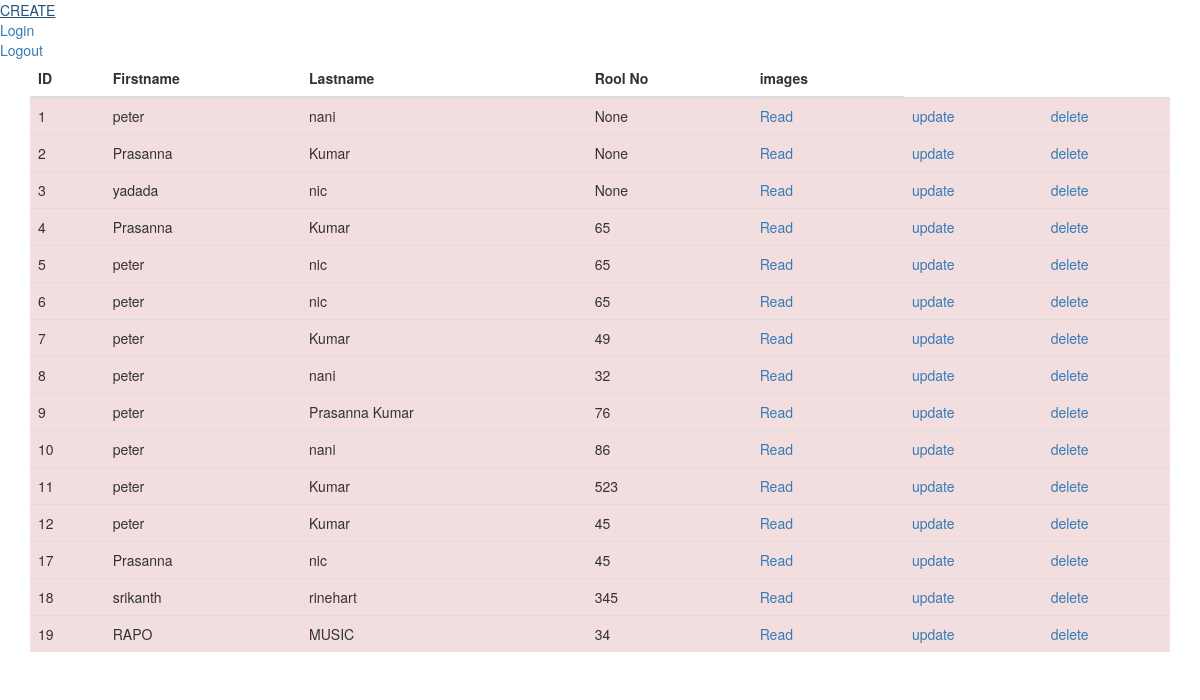
The app's page /app/home/ (signed in) with its own data.
### app/models.py (models this page shows, shortened)
class Person(models.Model):
    first_name = models.CharField(max_length=30)
    last_name = models.CharField(max_length=30)
    roll_no = models.IntegerField(blank = True, null=True)
    images = models.ImageField(blank= True, null= True, upload_to= "images/")

### app/views.py (the view)
# urls.py: path('home/', views.home, name='home'),
@login_required(login_url='login')
def home(request):
    dynamicdata = Person.objects.all()  # CRUD #ORM
    dynastu = Students.objects.all()
    context = {'dynamic': dynamicdata, 'dyna': dynastu}
    return render(request, 'home.html', context)

### templates/home.html (shortened to what this page needs)
<!DOCTYPE html>
<html lang="en">
<head>
  <link rel="stylesheet" href="https://maxcdn.bootstrapcdn.com/bootstrap/3.4.1/css/bootstrap.min.css">
</head>
<body>
<a href="{% url 'create' %}">CREATE</a><br>
<a href="{% url 'login' %}">Login</a><br>
<a href="{% url 'logout' %}">Logout</a><br>
<div class="container">
  <table class="table">
    <thead>
      <tr>
        <th>ID</th>
        <th>Firstname</th>
        <th>Lastname</th>
        <th>Rool No</th>
        <th>images</th>
      </tr>
    </thead>
    <tbody>
      {% for i in dynamic %}
      <tr class="danger">
        <td>{{i.id}}</td>
        <td>{{i.first_name}}</td>
        <td>{{i.last_name}}</td>
        <td>{{i.roll_no}}</td>
        <td><a href="{% url 'read' i.id %}">Read</a></td>
        <td><a href="{% url 'update' i.id %}">update</a></td>
        <td><a href="{% url 'delete' i.id %}">delete</a></td>
      </tr>
      {% endfor %}
    </tbody>
  </table>
</div>
</body>
</html>

### records on screen
Person: id "1", first_name "peter", last_name "nani", roll_no "None"
Person: id "2", first_name "Prasanna", last_name "Kumar", roll_no "None"
Person: id "3", first_name "yadada", last_name "nic", roll_no "None"
Person: id "4", first_name "Prasanna", last_name "Kumar", roll_no "65"
Person: id "5", first_name "peter", last_name "nic", roll_no "65"
Person: id "6", first_name "peter", last_name "nic", roll_no "65"
Person: id "7", first_name "peter", last_name "Kumar", roll_no "49"
Person: id "8", first_name "peter", last_name "nani", roll_no "32"
Person: id "9", first_name "peter", last_name "Prasanna Kumar", roll_no "76"
Person: id "10", first_name "peter", last_name "nani", roll_no "86"
Person: id "11", first_name "peter", last_name "Kumar", roll_no "523"
Person: id "12", first_name "peter", last_name "Kumar", roll_no "45"
Person: id "17", first_name "Prasanna", last_name "nic", roll_no "45"
Person: id "18", first_name "srikanth", last_name "rinehart", roll_no "345"
Person: id "19", first_name "RAPO", last_name "MUSIC", roll_no "34"
